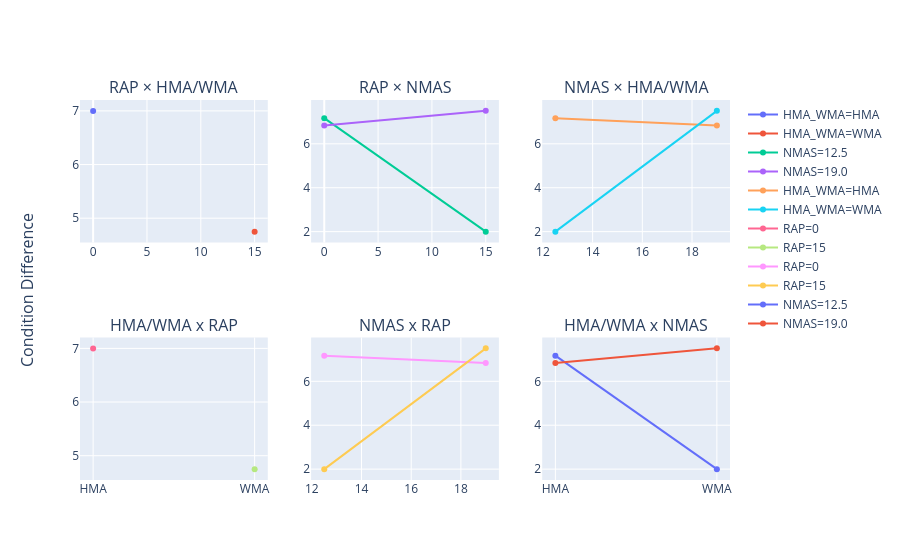

Notebook code for this chart:
### Code cell
# Plot interaction between variables
from plotly.subplots import make_subplots

interaction_data = data_df.groupby(['RAP', 'HMA_WMA'], observed=False)['Condition_Diff'].mean().reset_index()

fig = make_subplots(rows=2, cols=3, y_title='Condition Difference',
                    subplot_titles=['RAP × HMA/WMA', 'RAP × NMAS', 'NMAS × HMA/WMA', 'HMA/WMA x RAP', 'NMAS x RAP', 'HMA/WMA x NMAS'])


def plot_var(x: str, y: str, col: int, row=1):
    int1 = data_df.groupby([x, y], observed=False)['Condition_Diff'].mean().reset_index()
    for hma_wma in int1[y].unique():
        subset = int1[int1[y] == hma_wma]
        fig.add_trace(go.Scatter(x=subset[x], y=subset['Condition_Diff'], 
                                mode='lines+markers', name=f'{y}={hma_wma}'), row=row, col=col,)
plot_var('RAP', 'HMA_WMA', 1)
plot_var('RAP', 'NMAS', 2)
plot_var('NMAS', 'HMA_WMA', 3)
plot_var('HMA_WMA', 'RAP', 1, 2)
plot_var('NMAS', 'RAP', 2, 2)
plot_var('HMA_WMA', 'NMAS', 3, 2)


fig.show()

### Figure 1 — Plotly figure (JSON) as saved in the notebook; plotly's stock layout.template omitted (floating-point values rounded to 4 significant figures)
{"data": [{"mode": "lines+markers", "name": "HMA_WMA=HMA", "type": "scatter", "x": [0, 15], "xaxis": "x", "y": [7.0, NaN], "yaxis": "y"}, {"mode": "lines+markers", "name": "HMA_WMA=WMA", "type": "scatter", "x": [0, 15], "xaxis": "x", "y": [NaN, 4.75], "yaxis": "y"}, {"mode": "lines+markers", "name": "NMAS=12.5", "type": "scatter", "x": [0, 15], "xaxis": "x2", "y": [7.167, 2.0], "yaxis": "y2"}, {"mode": "lines+markers", "name": "NMAS=19.0", "type": "scatter", "x": [0, 15], "xaxis": "x2", "y": [6.833, 7.5], "yaxis": "y2"}, {"mode": "lines+markers", "name": "HMA_WMA=HMA", "type": "scatter", "x": [12.5, 19.0], "xaxis": "x3", "y": [7.167, 6.833], "yaxis": "y3"}, {"mode": "lines+markers", "name": "HMA_WMA=WMA", "type": "scatter", "x": [12.5, 19.0], "xaxis": "x3", "y": [2.0, 7.5], "yaxis": "y3"}, {"mode": "lines+markers", "name": "RAP=0", "type": "scatter", "x": ["HMA", "WMA"], "xaxis": "x4", "y": [7.0, NaN], "yaxis": "y4"}, {"mode": "lines+markers", "name": "RAP=15", "type": "scatter", "x": ["HMA", "WMA"], "xaxis": "x4", "y": [NaN, 4.75], "yaxis": "y4"}, {"mode": "lines+markers", "name": "RAP=0", "type": "scatter", "x": [12.5, 19.0], "xaxis": "x5", "y": [7.167, 6.833], "yaxis": "y5"}, {"mode": "lines+markers", "name": "RAP=15", "type": "scatter", "x": [12.5, 19.0], "xaxis": "x5", "y": [2.0, 7.5], "yaxis": "y5"}, {"mode": "lines+markers", "name": "NMAS=12.5", "type": "scatter", "x": ["HMA", "WMA"], "xaxis": "x6", "y": [7.167, 2.0], "yaxis": "y6"}, {"mode": "lines+markers", "name": "NMAS=19.0", "type": "scatter", "x": ["HMA", "WMA"], "xaxis": "x6", "y": [6.833, 7.5], "yaxis": "y6"}], "layout": {"annotations": [{"font": {"size": 16}, "showarrow": false, "text": "RAP × HMA/WMA", "x": 0.1444, "xanchor": "center", "xref": "paper", "y": 1, "yanchor": "bottom", "yref": "paper"}, {"font": {"size": 16}, "showarrow": false, "text": "RAP × NMAS", "x": 0.5, "xanchor": "center", "xref": "paper", "y": 1, "yanchor": "bottom", "yref": "paper"}, {"font": {"size": 16}, "showarrow": false, "text": "NMAS × HMA/WMA", "x": 0.8556, "xanchor": "center", "xref": "paper", "y": 1, "yanchor": "bottom", "yref": "paper"}, {"font": {"size": 16}, "showarrow": false, "text": "HMA/WMA x RAP", "x": 0.1444, "xanchor": "center", "xref": "paper", "y": 0.375, "yanchor": "bottom", "yref": "paper"}, {"font": {"size": 16}, "showarrow": false, "text": "NMAS x RAP", "x": 0.5, "xanchor": "center", "xref": "paper", "y": 0.375, "yanchor": "bottom", "yref": "paper"}, {"font": {"size": 16}, "showarrow": false, "text": "HMA/WMA x NMAS", "x": 0.8556, "xanchor": "center", "xref": "paper", "y": 0.375, "yanchor": "bottom", "yref": "paper"}, {"font": {"size": 16}, "showarrow": false, "text": "Condition Difference", "textangle": -90, "x": 0, "xanchor": "right", "xref": "paper", "xshift": -40, "y": 0.5, "yanchor": "middle", "yref": "paper"}], "xaxis": {"anchor": "y", "domain": [0, 0.2889]}, "xaxis2": {"anchor": "y2", "domain": [0.3556, 0.6444]}, "xaxis3": {"anchor": "y3", "domain": [0.7111, 1]}, "xaxis4": {"anchor": "y4", "domain": [0, 0.2889]}, "xaxis5": {"anchor": "y5", "domain": [0.3556, 0.6444]}, "xaxis6": {"anchor": "y6", "domain": [0.7111, 1]}, "yaxis": {"anchor": "x", "domain": [0.625, 1]}, "yaxis2": {"anchor": "x2", "domain": [0.625, 1]}, "yaxis3": {"anchor": "x3", "domain": [0.625, 1]}, "yaxis4": {"anchor": "x4", "domain": [0, 0.375]}, "yaxis5": {"anchor": "x5", "domain": [0, 0.375]}, "yaxis6": {"anchor": "x6", "domain": [0, 0.375]}}}
